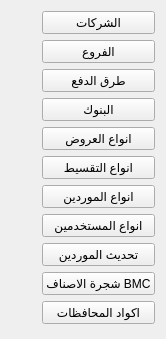
             <widget class="QWidget" name="page_30">
              <property name="geometry">
               <rect>
                <x>-83</x>
                <y>0</y>
                <width>166</width>
                <height>339</height>
               </rect>
              </property>
              <attribute name="label">
               <string>البيانات الاساسية</string>
              </attribute>
              <layout class="QGridLayout" name="gridLayout_31">
               <item row="0" column="1">
                <layout class="QVBoxLayout" name="verticalLayout_10">
                 <item>
                  <widget class="QPushButton" name="action_28">
                   <property name="text">
                    <string>الشركات</string>
                   </property>
                  </widget>
                 </item>
                 <item>
                  <widget class="QPushButton" name="action_26">
                   <property name="text">
                    <string>الفروع</string>
                   </property>
                  </widget>
                 </item>
                 <item>
                  <widget class="QPushButton" name="action_24">
                   <property name="text">
                    <string>طرق الدفع</string>
                   </property>
                  </widget>
                 </item>
                 <item>
                  <widget class="QPushButton" name="action_25">
                   <property name="text">
                    <string>البنوك</string>
                   </property>
                  </widget>
                 </item>
                 <item>
                  <widget class="QPushButton" name="action_27">
                   <property name="text">
                    <string>انواع العروض</string>
                   </property>
                  </widget>
                 </item>
                 <item>
                  <widget class="QPushButton" name="action_30">
                   <property name="text">
                    <string>انواع التقسيط</string>
                   </property>
                  </widget>
                 </item>
                 <item>
                  <widget class="QPushButton" name="action_35">
                   <property name="text">
                    <string>انواع الموردين</string>
                   </property>
                  </widget>
                 </item>
                 <item>
                  <widget class="QPushButton" name="action_129">
                   <property name="text">
                    <string>انواع المستخدمين</string>
                   </property>
                  </widget>
                 </item>
                 <item>
                  <widget class="QPushButton" name="action_4">
                   <property name="text">
                    <string>تحديث الموردين</string>
                   </property>
                  </widget>
                 </item>
                 <item>
                  <widget class="QPushButton" name="action_BMC_2">
                   <property name="text">
                    <string>شجرة الاصناف BMC</string>
                   </property>
                  </widget>
                 </item>
                 <item>
                  <widget class="QPushButton" name="action_140">
                   <property name="text">
                    <string>اكواد المحافظات</string>
                   </property>
                  </widget>
                 </item>
                </layout>
               </item>
               <item row="1" column="1">
                <spacer name="verticalSpacer_21">
                 <property name="orientation">
                  <enum>Qt::Vertical</enum>
                 </property>
                 <property name="sizeHint" stdset="0">
                  <size>
                   <width>20</width>
                   <height>199</height>
                  </size>
                 </property>
                </spacer>
               </item>
               <item row="0" column="0">
                <layout class="QGridLayout" name="gridLayout_50">
                 <item row="0" column="0">
                  <spacer name="horizontalSpacer_22">
                   <property name="orientation">
                    <enum>Qt::Horizontal</enum>
                   </property>
                   <property name="sizeHint" stdset="0">
                    <size>
                     <width>40</width>
                     <height>20</height>
                    </size>
                   </property>
                  </spacer>
                 </item>
                </layout>
               </item>
              </layout>
             </widget>
